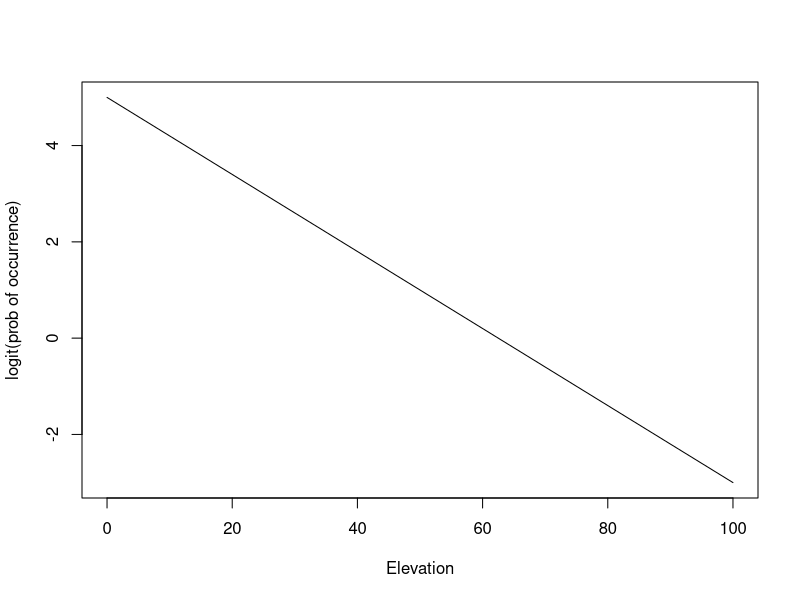
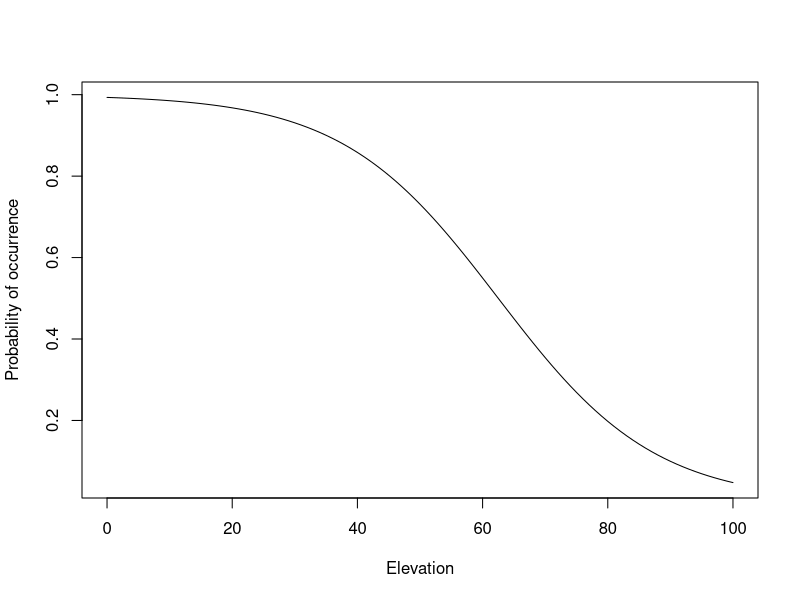
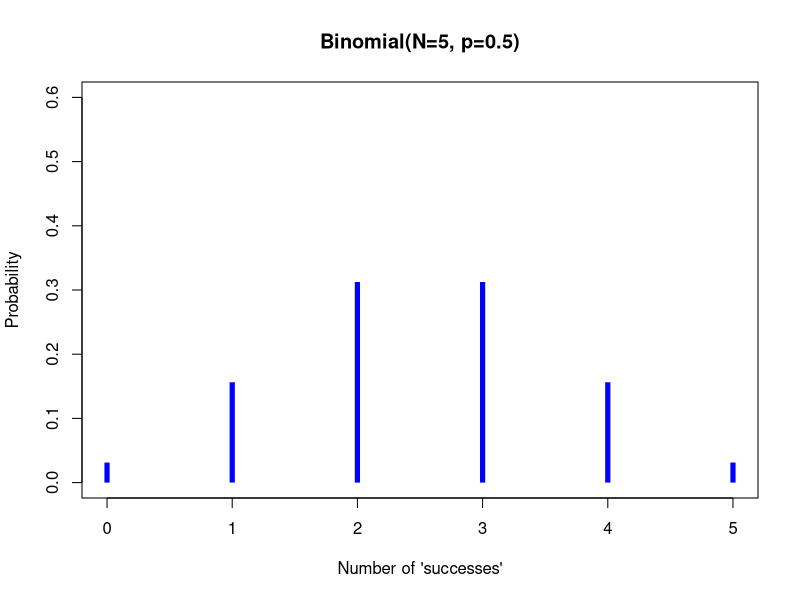
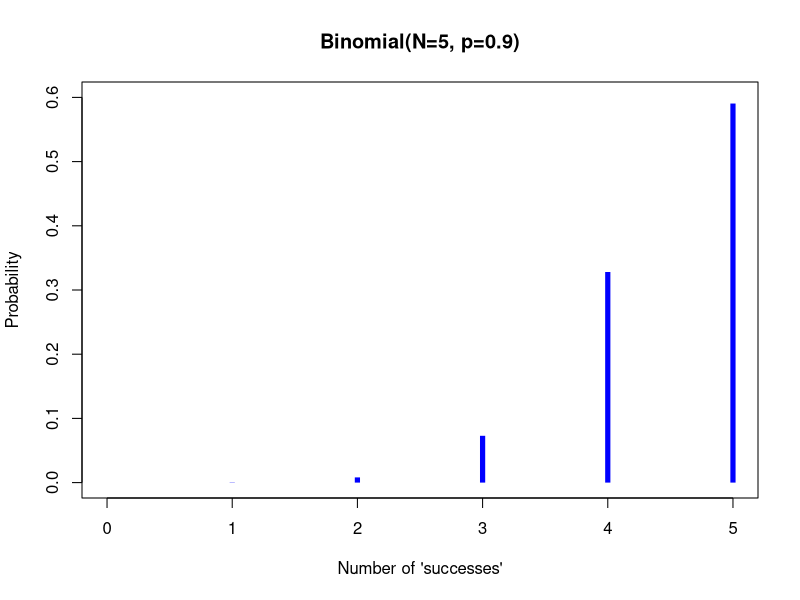
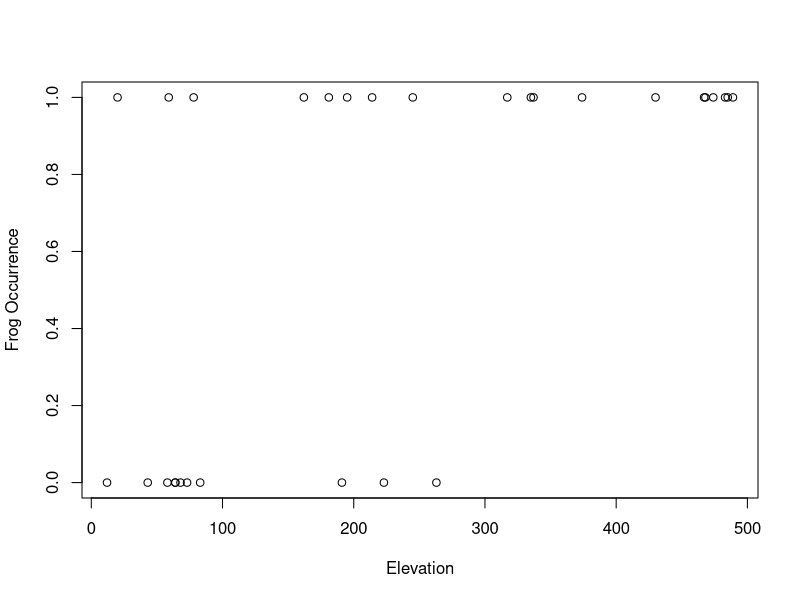
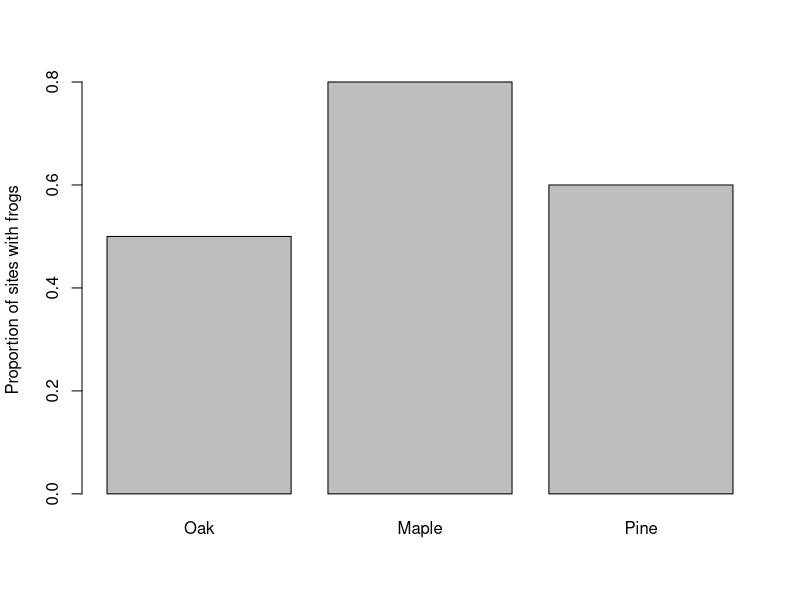
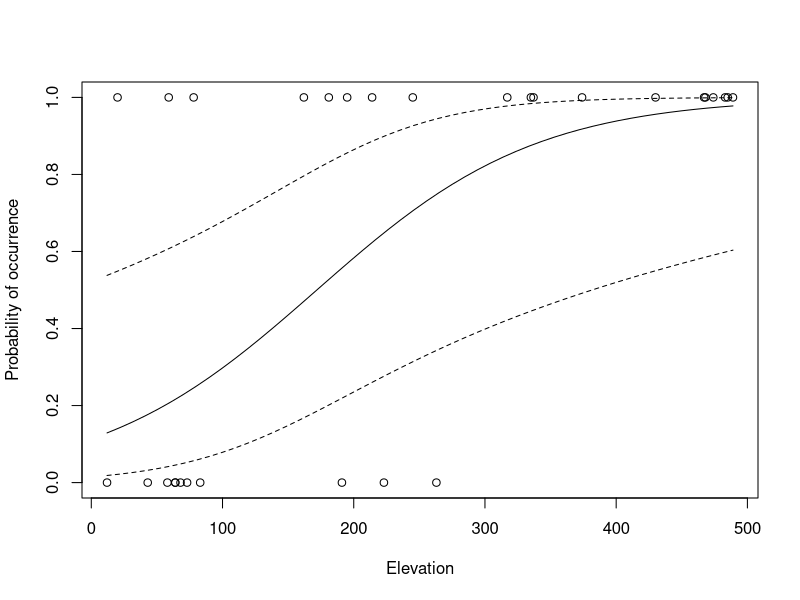
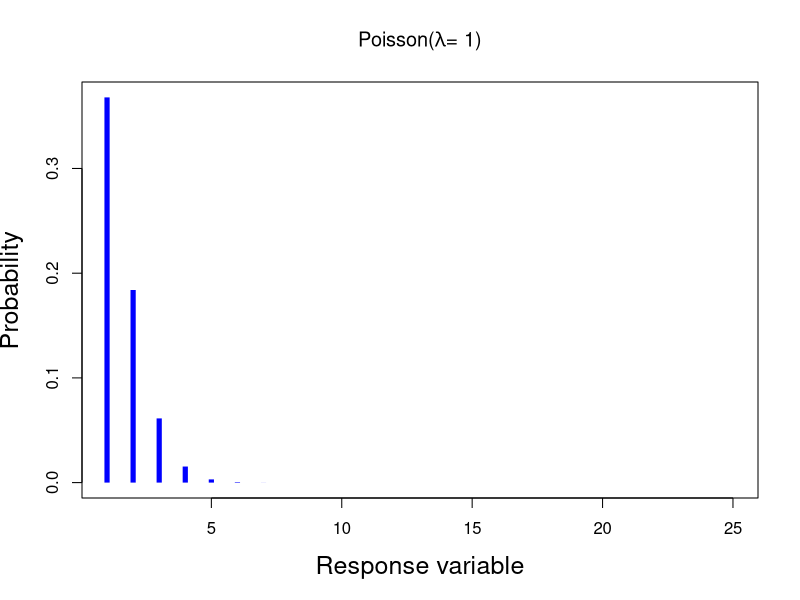

Write R code to recreate these figures, in order.
## ----logit-p,size='tiny'-------------------------------------------------
beta0 <- 5
beta1 <- -0.08
elevation <- 100
(logit.p <- beta0 + beta1*elevation)

## ----inv-logit,size='tiny'-----------------------------------------------
p <- exp(logit.p)/(1+exp(logit.p))
p

## ----plogis,size='tiny'--------------------------------------------------
plogis(logit.p)

## ----logit,size='tiny'---------------------------------------------------
log(p/(1-p))
qlogis(p)

## ----nologit,fig.show='hide',fig.width=6,fig.height=4,size='scriptsize'----
plot(function(x) 5 + -0.08*x, from=0, to=100,
     xlab="Elevation", ylab="logit(prob of occurrence)")

## ----logit2,fig.show='hide',fig.width=6,fig.height=4,size='scriptsize'----
plot(function(x) plogis(5 + -0.08*x), from=0, to=100,
     xlab="Elevation", ylab="Probability of occurrence")

## ----simFrogs,echo=FALSE,results='hide'----------------------------------
set.seed(43340)
n <- 30
elev <- round(runif(n, 0, 500))
habitat <- gl(3, 10, labels=c("Oak", "Maple", "Pine"))
beta0 <- -1
beta1 <- 0.01
mu <- plogis(beta0 + beta1*elev)
summary(mu)
y <- rbinom(n, 1, mu)
frogData <- data.frame(presence=y,
                       abundance=rpois(n, exp(beta0 + beta1*elev)),
                       elevation=elev, habitat)
glm1 <- glm(presence ~ elev+habitat, family=binomial(link="logit"), data=frogData)
summary(glm1)
anova(glm1)

## ----binom1,echo=FALSE,fig.width=7,fig.height=6,out.width="0.9\\textwidth"----
plot(0:5, dbinom(0:5, 5, 0.5), type="h",
     xlab="Number of 'successes'", ylab="Probability",
     lend="butt", lwd=5, col="blue", ylim=c(0,0.6),
     main="Binomial(N=5, p=0.5)")

## ----binom2,echo=FALSE,fig.width=7,fig.height=6,out.width="0.9\\textwidth"----
plot(0:5, dbinom(0:5, 5, 0.9), type="h",
     xlab="Number of 'successes'", ylab="Probability",
     lend="butt", lwd=5, col="blue", ylim=c(0,0.6),
     main="Binomial(N=5, p=0.9)")

## ----frogData,size='tiny'------------------------------------------------
head(frogData, n=25)

## ----raw-elev,fig.show='hide',size='tiny'--------------------------------
plot(presence ~ elevation, frogData,
     xlab="Elevation", ylab="Frog Occurrence")

## ----raw-habitat,fig.show='hide',size='tiny'-----------------------------
group.prop <- tapply(frogData$presence, frogData$habitat, mean)
barplot(group.prop, ylab="Proportion of sites with frogs")

## ----fm1,size='tiny'-----------------------------------------------------
fm1 <- glm(presence ~ habitat + elevation,
           family=binomial(link="logit"), data=frogData)

## ----summary-fm1,size='tiny'---------------------------------------------
summary(fm1)

## ----newdat,sizse='footnotesize'-----------------------------------------
newdat <- data.frame(elevation=seq(12, 489, length=50),
                     habitat="Oak")
head(newdat)

## ----pred-link,size='footnotesize'---------------------------------------
pred.link <- predict(fm1, newdata=newdat, se.fit=TRUE, type="link")
newdat$mu <- plogis(pred.link$fit)
newdat$lower <- plogis(pred.link$fit - 1.96*pred.link$se.fit)
newdat$upper <- plogis(pred.link$fit + 1.96*pred.link$se.fit)

## ----pred1,fig.show='hide',fig.width=6,fig.height=5,echo=FALSE,size='tiny'----
plot(mu ~ elevation, newdat, type="l", ylim=c(0,1),
     xlab="Elevation", ylab="Probability of occurrence")
points(presence ~ elevation, frogData)
lines(lower ~ elevation, newdat, lty=2)
lines(upper ~ elevation, newdat, lty=2)

## ----pois1,fig.show='hide',echo=FALSE------------------------------------
x <- 1:25
plot(x, dpois(x, lambda=1), type="h", lwd=5, col="blue", lend="butt",
     xlab="Response variable", ylab="Probability",
     main=expression(paste("Poisson(", lambda, "= 1)", sep="")), cex.lab=1.5 )

## ----pois2,fig.show='hide',echo=FALSE------------------------------------
x <- 1:25
plot(x, dpois(x, lambda=5), type="h", lwd=5, col="blue", lend="butt",
     xlab="Response variable", ylab="Probability",
     main=expression(paste("Poisson(", lambda, "= 5)", sep="")), cex.lab=1.5 )

## ----pois3,fig.show='hide',echo=FALSE------------------------------------
x <- 1:25
plot(x, dpois(x, lambda=10), type="h", lwd=5, col="blue", lend="butt",
     xlab="Response variable", ylab="Probability",
     main=expression(paste("Poisson(", lambda, "= 10)", sep="")), cex.lab=1.5 )

## ----nolog,fig.show='hide',fig.width=7,fig.height=5,size='footnotesize'----
plot(function(x) 5 + -0.08*x, from=0, to=100,
     xlab="Elevation", ylab="log(Expected abundance)")

## ----log,fig.show='hide',fig.width=7,fig.height=5,size='footnotesize'----
plot(function(x) exp(5 + -0.08*x), from=0, to=100,
     xlab="Elevation", ylab="Expected abundance")

## ----fm2,size='tiny'-----------------------------------------------------
fm2 <- glm(abundance ~ habitat + elevation,
           family=poisson(link="log"), data=frogData)

## ----summary-fm2,size='tiny'---------------------------------------------
summary(fm2)

## ----newdat-pois,size='footnotesize'-------------------------------------
newdat <- data.frame(elevation=seq(12, 489, length=50),
                     habitat="Oak")
head(newdat)

## ----pred-link-pois,size='scriptsize'------------------------------------
pred.link <- predict(fm2, newdata=newdat, se.fit=TRUE, type="link")
newdat$mu <- exp(pred.link$fit)
newdat$lower <- exp(pred.link$fit - 1.96*pred.link$se.fit)
newdat$upper <- exp(pred.link$fit + 1.96*pred.link$se.fit)

## ----pred2,fig.show=FALSE,fig.width=7,fig.height=5,echo=FALSE,size='tiny'----
plot(mu ~ elevation, newdat, type="l", ylim=c(0,100),
     xlab="Elevation", ylab="Abundance")
points(abundance ~ elevation, frogData)
lines(lower ~ elevation, newdat, lty=2)
lines(upper ~ elevation, newdat, lty=2)

## ----dev,size='footnotesize'---------------------------------------------
N <- nrow(frogData)                   # sample size
K <- length(coef(fm2))                # number of parameters
df.resid <- N-K                       # degrees-of-freedom
Dev <- deviance(fm2)                  # residual deviance
p.value <- 1-pchisq(Dev, df=df.resid) # p-value
p.value                               # fail to reject H0

## ----chisq,fig.show='hide',fig.width=7,fig.height=5,size='tiny'----------
curve(dchisq(x, df=df.resid), from=0, to=50, xlab="Deviance", ylab="Density")
abline(v=Dev, lwd=3, col="red")

## ----nb1,fig.show='hide',echo=FALSE--------------------------------------
x <- 1:25
plot(x, dnbinom(x, mu=2, size=10), type="h", lwd=5, col="blue", lend="butt",
     xlab="Response variable", ylab="Probability",
     main=expression(paste("NegBin(", lambda, "= 2, ", alpha, "= 10", ")", sep="")), cex.lab=1.5 )

## ----nb2,fig.show='hide',echo=FALSE--------------------------------------
x <- 1:25
plot(x, dnbinom(x, mu=2, size=5), type="h", lwd=5, col="blue", lend="butt",
     xlab="Response variable", ylab="Probability",
     main=expression(paste("NegBin(", lambda, "= 2, ", alpha, "= 5", ")", sep="")), cex.lab=1.5 )

## ----nb3,fig.show='hide',echo=FALSE--------------------------------------
x <- 1:25
plot(x, dnbinom(x, mu=2, size=.1), type="h", lwd=5, col="blue", lend="butt",
     xlab="Response variable", ylab="Probability",
     main=expression(paste("NegBin(", lambda, "= 2, ", alpha, "= 0.1", ")", sep="")), cex.lab=1.5 )

